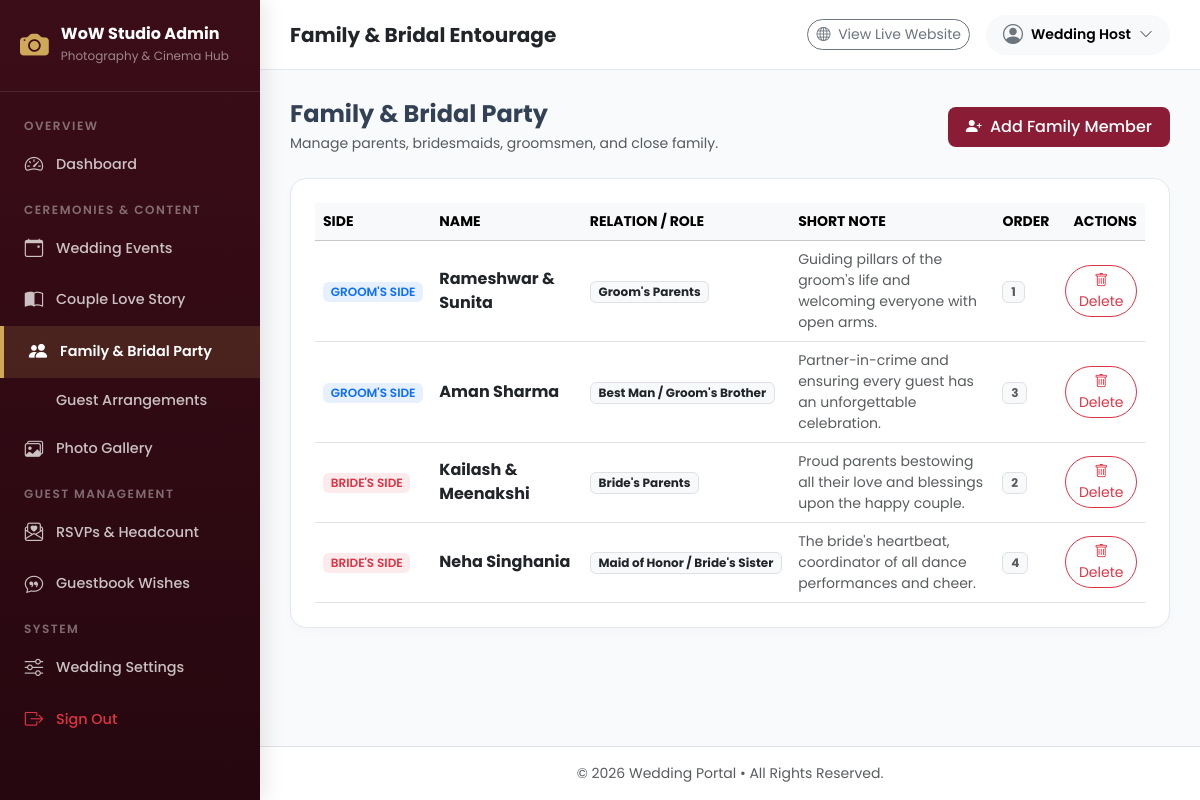
Screenshot of /admin/index.php?module=team (signed in) with the database file from the repository.
### tables this page shows
CREATE TABLE IF NOT EXISTS `wedding_team` (
    `id` INT AUTO_INCREMENT PRIMARY KEY,
    `name` VARCHAR(150) NOT NULL,
    `relation_role` VARCHAR(150) NOT NULL,
    `side` ENUM('groom', 'bride') NOT NULL DEFAULT 'groom',
    `photo` VARCHAR(255) NULL,
    `phone` VARCHAR(50) NULL,
    `bio` TEXT NULL,
    `order_num` INT DEFAULT 0,
    `created_at` TIMESTAMP DEFAULT CURRENT_TIMESTAMP
);

### admin/view/team/html/index.php (the view, shortened to what this page needs)
<?php
$db = \Config\Database::connect();
$members = $db->query("SELECT * FROM wedding_team ORDER BY side ASC, order_num ASC, id ASC")->fetchAll();
?>
<div class="d-flex justify-content-between align-items-center mb-4">
    <div>
        <h4 class="fw-bold mb-1">Family &amp; Bridal Party</h4>
        <p class="text-muted small mb-0">Manage parents, bridesmaids, groomsmen, and close family.</p>
    </div>
    <button class="btn btn-brand" data-bs-toggle="modal" data-bs-target="#addMemberModal">
        <i class="bi bi-person-plus-fill me-1"></i> Add Family Member
    </button>
</div>
<div class="table-card p-4">
    <div class="table-responsive">
        <table class="table table-hover align-middle mb-0">
            <thead class="table-light small text-uppercase text-muted">
                <tr>
                    <th>Side</th>
                    <th>Name</th>
                    <th>Relation / Role</th>
                    <th>Short Note</th>
                    <th>Order</th>
                    <th class="text-end">Actions</th>
                </tr>
            </thead>
            <tbody>
                <?php if (empty($members)): ?>
                    <tr><td colspan="6" class="text-center py-4 text-muted">No family members added yet.</td></tr>
                <?php else: ?>
                    <?php foreach ($members as $m): ?>
                        <tr>
                            <td>
                                <span class="badge <?= $m['side'] === 'groom' ? 'bg-primary' : 'bg-danger' ?> bg-opacity-10 <?= $m['side'] === 'groom' ? 'text-primary' : 'text-danger' ?> fw-semibold text-uppercase">
                                    <?= htmlspecialchars($m['side']) ?>'s Side
                                </span>
                            </td>
                            <td class="fw-bold text-dark"><?= htmlspecialchars($m['name']) ?></td>
                            <td><span class="badge bg-light text-dark border"><?= htmlspecialchars($m['relation_role']) ?></span></td>
                            <td class="small text-muted" style="max-width: 300px;"><?= htmlspecialchars($m['bio'] ?: '-') ?></td>
                            <td><span class="badge bg-light text-muted border"><?= (int)$m['order_num'] ?></span></td>
                            <td class="text-end">
                                <a href="index.php?module=team&delete_id=<?= $m['id'] ?>" class="btn btn-outline-danger btn-sm rounded-pill" onclick="return confirm('Remove member?');">
                                    <i class="bi bi-trash"></i> Delete
                                </a>
                            </td>
                        </tr>
                    <?php endforeach; ?>
                <?php endif; ?>
            </tbody>
        </table>
    </div>
</div>

### admin/layout/header.php (style rules this page uses)
:root { --sidebar-width: 260px; --brand-dark: #3b0d18; --brand-accent: #8b1c36; --brand-gold: #cfa859; --bg-light: #f8fafc; }
body { font-family: 'Poppins', sans-serif; background-color: var(--bg-light); color: #334155; min-height: 100vh; }
.table-card { background: #ffffff; border-radius: 16px; border: 1px solid #e2e8f0; overflow: hidden; box-shadow: 0 4px 12px rgba(0, 0, 0, 0.02); }
.btn-brand { background: var(--brand-accent); color: #ffffff; border: none; padding: 8px 18px; border-radius: 8px; font-weight: 500; transition: all 0.2s; }

### rows the page displays
wedding_team: side "GROOM", name "Rameshwar & Sunita", relation_role "Groom's Parents", bio "Guiding pillars of the groom's life and welcoming everyone with open arms.", order_num "1"
wedding_team: side "GROOM", name "Aman Sharma", relation_role "Best Man / Groom's Brother", bio "Partner-in-crime and ensuring every guest has an unforgettable celebration.", order_num "3"
wedding_team: side "BRIDE", name "Kailash & Meenakshi", relation_role "Bride's Parents", bio "Proud parents bestowing all their love and blessings upon the happy couple.", order_num "2"
wedding_team: side "BRIDE", name "Neha Singhania", relation_role "Maid of Honor / Bride's Sister", bio "The bride's heartbeat, coordinator of all dance performances and cheer.", order_num "4"

### other values shown
$pageTitle "Family & Bridal Entourage"
$adminUser['name'] "Wedding Host"
